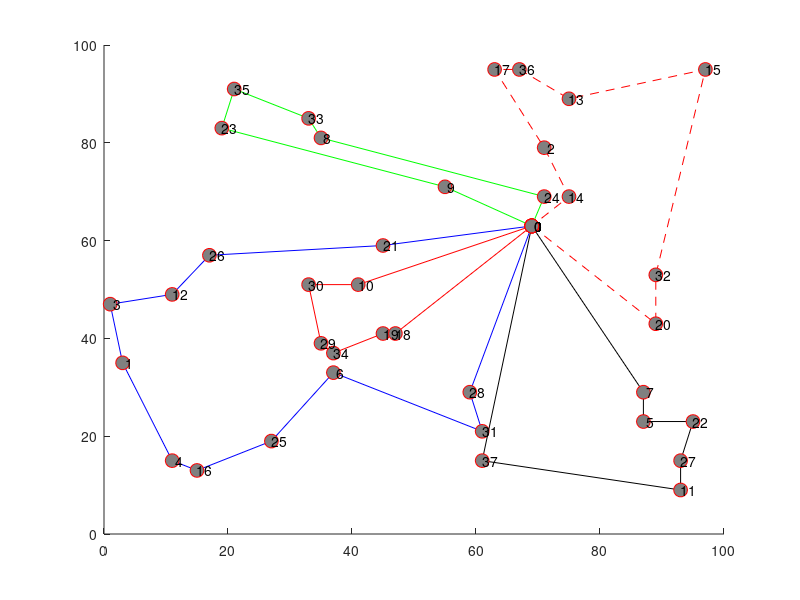

Here is the MATLAB script that generated this plot: (Note: this script raises an error after producing the figure.)
hold on;
plot([ 69; 41; 33; 35; 37; 45; 47; 69], [ 63; 51; 51; 39; 37; 41; 41; 63], '-ro', 'MarkerSize', 10, 'MarkerEdgeColor', 'r', 'MarkerFaceColor', [0.5,0.5,0.5]);
text([ 69; 41; 33; 35; 37; 45; 47; 69], [ 63; 51; 51; 39; 37; 41; 41; 63], num2str([   0;  10;  30;  29;  34;  19;  18;   0]));
plot([ 69; 55; 19; 21; 33; 35; 71; 69], [ 63; 71; 83; 91; 85; 81; 69; 63], '-go', 'MarkerSize', 10, 'MarkerEdgeColor', 'r', 'MarkerFaceColor', [0.5,0.5,0.5]);
text([ 69; 55; 19; 21; 33; 35; 71; 69], [ 63; 71; 83; 91; 85; 81; 69; 63], num2str([   0;   9;  23;  35;  33;   8;  24;   0]));
plot([ 69; 59; 61; 37; 27; 15; 11;  3;  1; 11; 17; 45; 69], [ 63; 29; 21; 33; 19; 13; 15; 35; 47; 49; 57; 59; 63], '-bo', 'MarkerSize', 10, 'MarkerEdgeColor', 'r', 'MarkerFaceColor', [0.5,0.5,0.5]);
text([ 69; 59; 61; 37; 27; 15; 11;  3;  1; 11; 17; 45; 69], [ 63; 29; 21; 33; 19; 13; 15; 35; 47; 49; 57; 59; 63], num2str([   0;  28;  31;   6;  25;  16;   4;   1;   3;  12;  26;  21;   0]));
plot([ 69; 61; 93; 93; 95; 87; 87; 69], [ 63; 15;  9; 15; 23; 23; 29; 63], '-ko', 'MarkerSize', 10, 'MarkerEdgeColor', 'r', 'MarkerFaceColor', [0.5,0.5,0.5]);
text([ 69; 61; 93; 93; 95; 87; 87; 69], [ 63; 15;  9; 15; 23; 23; 29; 63], num2str([   0;  37;  11;  27;  22;   5;   7;   0]));
plot([ 69; 89; 89; 97; 75; 67; 63; 71; 75; 69], [ 63; 43; 53; 95; 89; 95; 95; 79; 69; 63], '--ro', 'MarkerSize', 10, 'MarkerEdgeColor', 'r', 'MarkerFaceColor', [0.5,0.5,0.5]);
text([ 69; 89; 89; 97; 75; 67; 63; 71; 75; 69], [ 63; 43; 53; 95; 89; 95; 95; 79; 69; 63], num2str([   0;  20;  32;  15;  13;  36;  17;   2;  14;   0]));
legend('Route 1','Route 2','Route 3','Route 4','Route 5',0);
xlabel('x');
ylabel('y');
